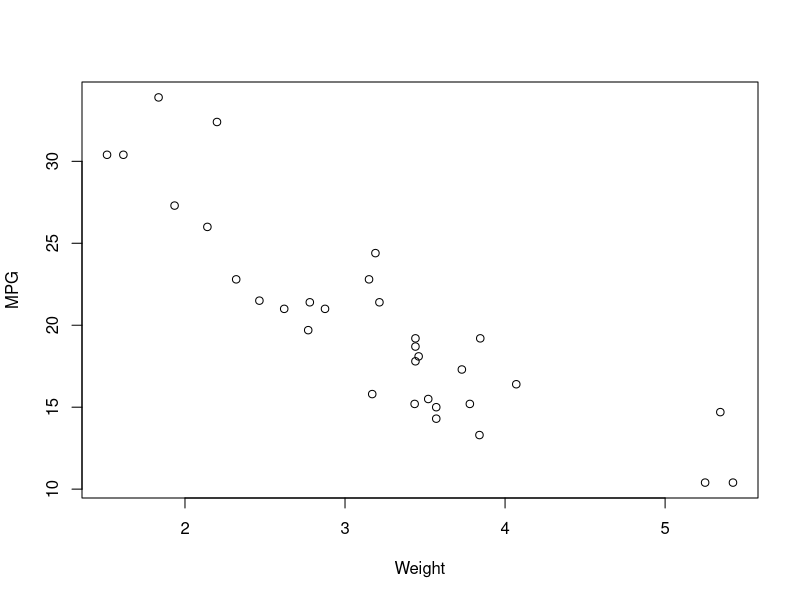
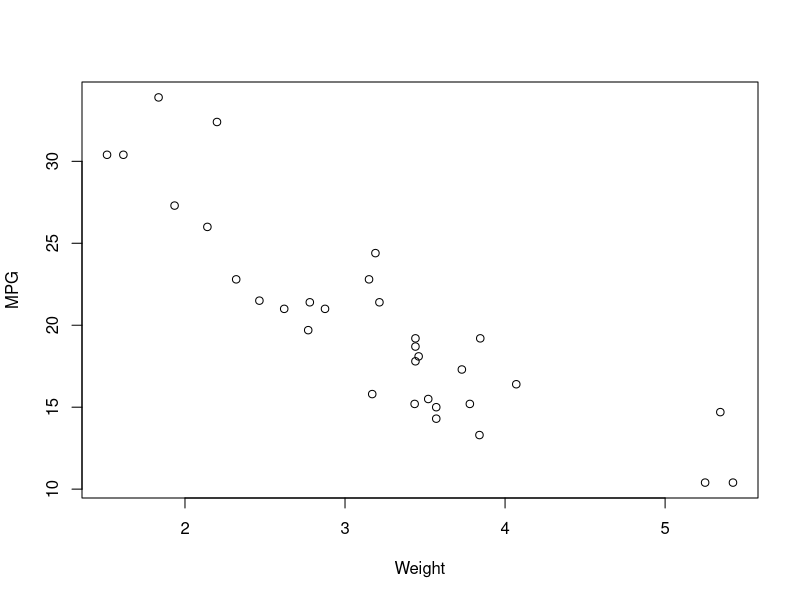

Here is the R script that generated these plots, in order:
## ---- chunk 1
knitr::opts_chunk$set(echo = FALSE)
## ---- chunk 2
summary(mtcars$mpg)
## ---- chunk 3
summary(mtcars$mpg)
## ---- chunk 4
summary(mtcars$mpg)
## ---- chunk 5
plot(mtcars$wt, mtcars$mpg, xlab = "Weight", ylab = "MPG")
## ---- chunk 6
plot(mtcars$wt, mtcars$mpg, xlab = "Weight", ylab = "MPG")
